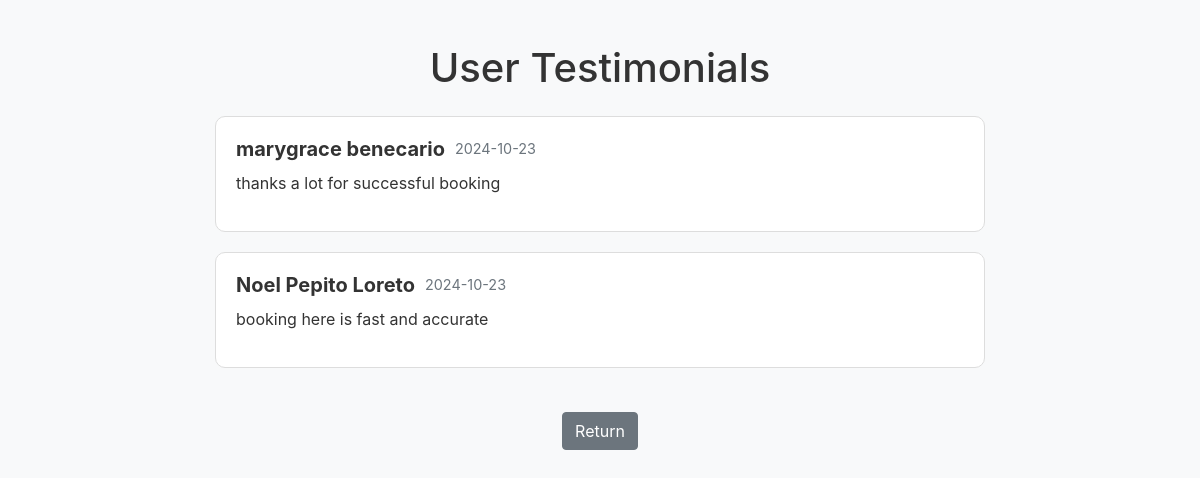
Screenshot of /testimonials.php with the database file from the repository.
### tables this page shows
CREATE TABLE `testimonials` (
  `id` int(11) NOT NULL,
  `name` varchar(255) NOT NULL,
  `message` text NOT NULL,
  `created_at` timestamp NOT NULL DEFAULT current_timestamp()
);

### testimonials.php (the view, shortened to what this page needs)
<?php
include 'db.php';
$query = "SELECT * FROM testimonials ORDER BY created_at DESC";
$result = $conn->query($query);
?>
<!DOCTYPE html>
<html lang="en">
<head>
    <link href="https://stackpath.bootstrapcdn.com/bootstrap/4.5.2/css/bootstrap.min.css" rel="stylesheet">
    <link rel="stylesheet" href="https://cdnjs.cloudflare.com/ajax/libs/font-awesome/5.15.3/css/all.min.css">
</head>
<body>
    <div class="container">
        <h1 class="mt-4 mb-4 text-center">User Testimonials</h1>
        <?php if ($result->num_rows > 0): ?>
            <?php while ($row = $result->fetch_assoc()): ?>
                <div class="testimonial-card">
                    <div class="testimonial-header">
                        <h5><?php echo htmlspecialchars($row['name']); ?></h5>
                        <span class="testimonial-date"><?php echo htmlspecialchars(date('Y-m-d', strtotime($row['created_at']))); ?></span>
                    </div>
                    <p><?php echo nl2br(htmlspecialchars($row['message'])); ?></p>
                </div>
            <?php endwhile; ?>
        <?php else: ?>
            <div class="alert alert-info text-center" role="alert">
                No testimonials found.
            </div>
        <?php endif; ?>
    </div>
    <div class="text-center">
    <a href="index.php" class="btn btn-secondary mt-4">Return</a>
        </div>
</body>
</html>

### testimonials.php (style rules this page uses)
body { padding: 20px; background-color: #f8f9fa; }
.testimonial-card { border: 1px solid #ddd; border-radius: 10px; padding: 20px; margin-bottom: 20px; background-color: #fff; transition: box-shadow 0.3s; }
.testimonial-header { display: flex; align-items: center; margin-bottom: 10px; }
.testimonial-header h5 { margin: 0; margin-right: 10px; font-weight: bold; }
.testimonial-date { font-size: 0.9em; color: #6c757d; }
.container { color: #333; max-width: 800px; }

### rows the page displays
testimonials: name "marygrace benecario", created_at "2024-10-23", message "thanks a lot for successful booking"
testimonials: name "Noel Pepito Loreto", created_at "2024-10-23", message "booking here is fast and accurate"
